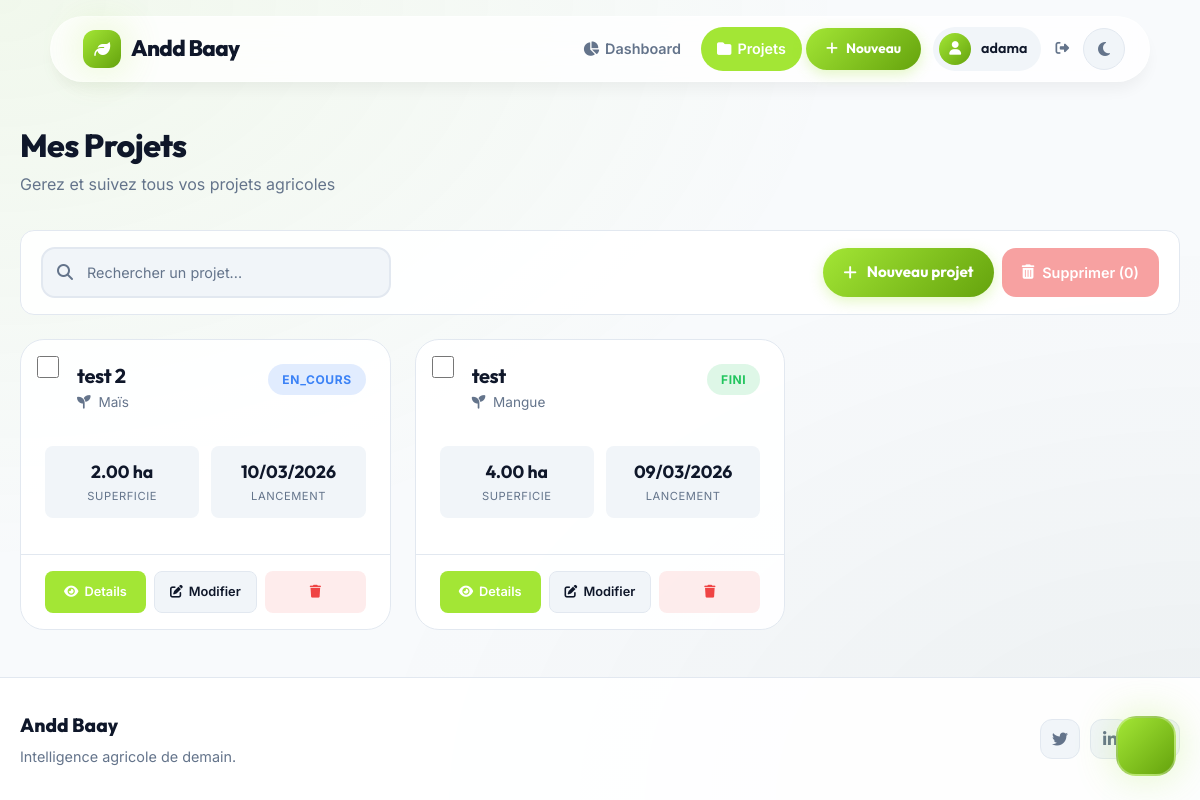
Page /liste-projets/ (signed in) on the earlier database version.
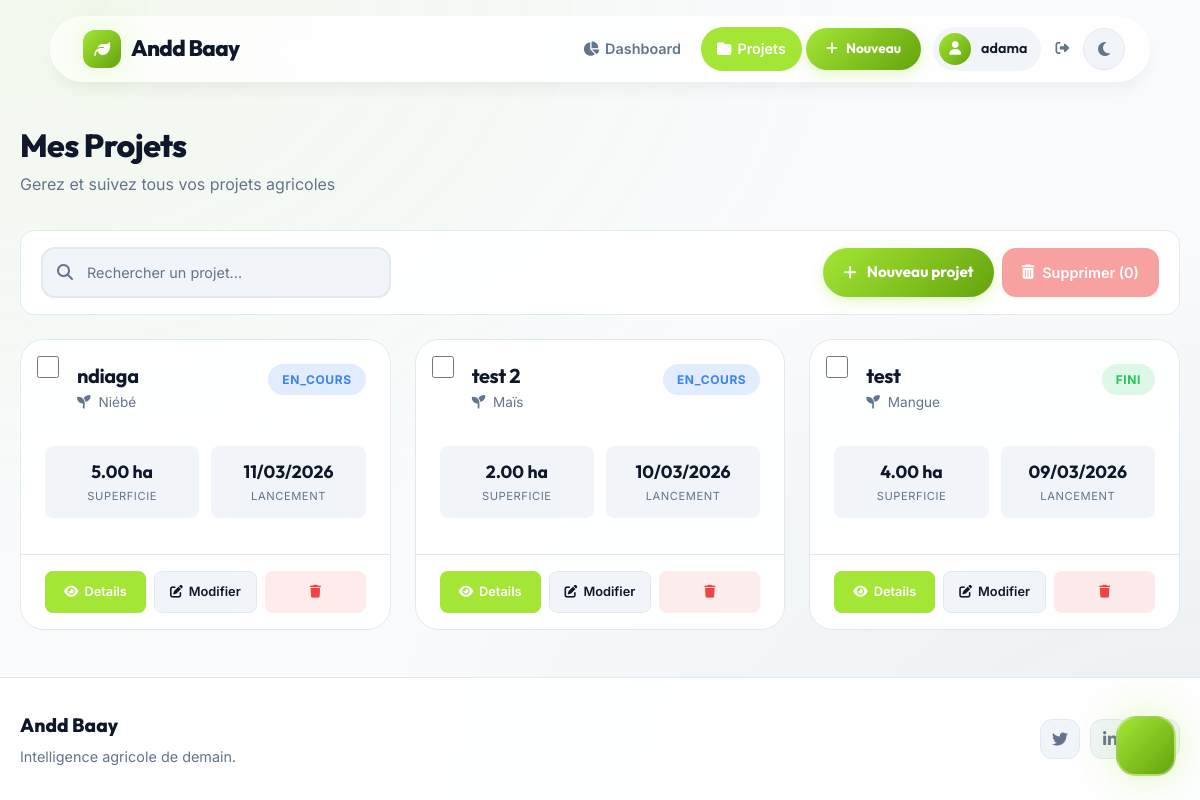
Same page on the later database version.
### baay/models.py (models this page shows, shortened)
class Projet(models.Model):
    STATUT_CHOICES = [
        ('en_cours', 'En cours'),
        ('en_pause', 'En pause'),
        ('fini', 'Fini'),
    ]
    id = models.UUIDField(primary_key=True, default=uuid.uuid4, editable=False)
    nom = models.CharField(max_length=200)
    statut = models.CharField(max_length=20, choices=STATUT_CHOICES, default='en_cours')
    utilisateur = models.ForeignKey(Profile, on_delete=models.CASCADE)
    culture = models.ForeignKey(ProduitAgricole, on_delete=models.CASCADE)
    localite = models.ForeignKey(Localite, on_delete=models.CASCADE)
    superficie = models.DecimalField(max_digits=10, decimal_places=2)
    date_lancement = models.DateField()
    rendement_estime = models.DecimalField(max_digits=10, decimal_places=2, null=True, blank=True)

class ProduitAgricole(models.Model):
    STATUTS = [
        ('En croissance', 'En croissance'),
        ('Récolté', 'Récolté'),
        ('Problème', 'Problème'),
        ('Autre', 'Autre'),
    ]
    id = models.UUIDField(primary_key=True, default=uuid.uuid4, editable=False)
    nom = models.CharField(max_length=100, unique=True)
    description = models.TextField(blank=True, null=True)
    saison = models.CharField(max_length=50, blank=True, null=True)
    prix_par_kg = models.DecimalField(max_digits=10, decimal_places=2, blank=True, null=True)
    apport_nutritionnel = models.TextField(blank=True, null=True)
    quantite_disponible = models.DecimalField(max_digits=10, decimal_places=2, blank=True, null=True)
    periode_recolte = models.CharField(max_length=100, blank=True, null=True)
    duree_avant_recolte = models.IntegerField(blank=True, null=True)
    rendement_moyen = models.DecimalField(max_digits=10, decimal_places=2, blank=True, null=True)
    etat = models.CharField(max_length=100, choices= STATUTS, default='En croissance')

### baay/views.py (the view)
# urls.py: path('liste-projets/', views.liste_projets, name='liste_projets'),
@login_required
def liste_projets(request):
    projets_list = Projet.objects.filter(utilisateur=request.user.profile).order_by('-date_lancement')  # Ordonner par date de lancement
    paginator = Paginator(projets_list, 10)  # Affichez 10 projets par page
    page_number = request.GET.get('page')
    projets = paginator.get_page(page_number)
    return render(request, 'projets/liste_projets.html', {'projets': projets})

### templates/projets/liste_projets.html (shortened to what this page needs)
{% extends 'base.html' %}
{% block content %}
<div class="page-header animate__animated animate__fadeInDown">
    <h1 class="page-title">Mes Projets</h1>
    <p class="page-subtitle">Gerez et suivez tous vos projets agricoles</p>
</div>
<form id="delete-form" method="POST" action="{% url 'supprimer_projets' %}">
    <div class="actions-bar animate__animated animate__fadeInUp">
        <div class="search-box">
            <i class="fas fa-search"></i>
            <input type="text" id="searchInput" placeholder="Rechercher un projet...">
        </div>
        <div class="d-flex gap-2 flex-wrap">
            <a href="{% url 'creer_projet' %}" class="btn-modern btn-primary-modern" style="padding: 12px 20px;">
                <i class="fas fa-plus"></i> Nouveau projet
            </a>
            <button type="submit" class="btn-delete-selection" id="deleteBtn" onclick="return confirm('Confirmer la suppression des projets selectionnes ?');">
                <i class="fas fa-trash-alt"></i>
                <span id="deleteCount">Supprimer (0)</span>
            </button>
        </div>
    </div>
    {% if projets %}
    <div class="projects-grid" id="projectsGrid">
        {% for projet in projets %}
        <div class="project-card animate__animated animate__fadeInUp" style="animation-delay: {{ forloop.counter0|divisibleby:3 }}00ms;" data-name="{{ projet.nom|lower }}" data-culture="{{ projet.culture.nom|lower }}">
            <div class="project-card-checkbox">
                <input type="checkbox" name="projets" value="{{ projet.id }}" class="project-checkbox">
            </div>
            <div class="project-card-header">
                <div>
                    <h3 class="project-card-title">{{ projet.nom }}</h3>
                    <p class="project-card-culture"><i class="fas fa-seedling me-1"></i> {{ projet.culture.nom }}</p>
                </div>
                <span class="project-status status-{{ projet.statut }}">
                    {{ projet.statut|title }}
                </span>
            </div>
            <div class="project-card-body">
                <div class="project-stats">
                    <div class="project-stat">
                        <div class="project-stat-value">{{ projet.superficie }} ha</div>
                        <div class="project-stat-label">Superficie</div>
                    </div>
                    <div class="project-stat">
                        <div class="project-stat-value">{{ projet.date_lancement|date:"d/m/Y" }}</div>
                        <div class="project-stat-label">Lancement</div>
                    </div>
                </div>
            </div>
            <div class="project-card-footer">
                <a href="{% url 'detail_projet' projet.id %}" class="btn-card btn-card-primary">
                    <i class="fas fa-eye"></i> Details
                </a>
                <a href="{% url 'modifier_projet' projet.id %}" class="btn-card btn-card-secondary">
                    <i class="fas fa-edit"></i> Modifier
                </a>
                <a href="{% url 'supprimer_projet' projet.id %}" class="btn-card btn-card-danger" onclick="return confirm('Supprimer ce projet ?');">
                    <i class="fas fa-trash"></i>
                </a>
            </div>
        </div>
        {% endfor %}
    </div>
    {% endif %}
</form>
{% endblock %}

### templates/base.html (shortened to what this page needs)
{% load static %}
<!DOCTYPE html>
<html lang="fr">
<head>
    <link href="https://cdn.jsdelivr.net/npm/bootstrap@5.3.0/dist/css/bootstrap.min.css" rel="stylesheet" />
    <link href="https://cdnjs.cloudflare.com/ajax/libs/font-awesome/6.4.0/css/all.min.css" rel="stylesheet" />
    <link href="https://cdnjs.cloudflare.com/ajax/libs/animate.css/4.1.1/animate.min.css" rel="stylesheet" />
    <link rel="stylesheet" href="https://unpkg.com/leaflet@1.9.4/dist/leaflet.css" />
</head>
<body>
    <div class="navbar-wrapper">
        <nav class="navbar navbar-expand-lg navbar-floating animate__animated animate__fadeInDown">
            <div class="container-fluid">
                <a class="navbar-brand" href="{% url 'home' %}">
                    <div class="brand-icon"><i class="fas fa-leaf"></i></div>
                    Andd Baay
                </a>
                <div class="collapse navbar-collapse" id="navbarNav">
                    <ul class="navbar-nav ms-auto align-items-lg-center gap-lg-1 gap-2 mt-3 mt-lg-0">
                        {% if user.is_authenticated %}
                            <li class="nav-item">
                                <a class="nav-link-modern {% if request.resolver_match.url_name == 'dashboard' %}active{% endif %}" href="{% url 'dashboard' %}">
                                    <i class="fas fa-chart-pie"></i> Dashboard
                                </a>
                            </li>
                            <li class="nav-item">
                                <a class="nav-link-modern {% if request.resolver_match.url_name == 'liste_projets' %}active{% endif %}" href="{% url 'liste_projets' %}">
                                    <i class="fas fa-folder"></i> Projets
                                </a>
                            </li>
                            <li class="nav-item me-lg-2">
                                <a class="btn-nav btn-nav-primary" href="{% url 'creer_projet' %}">
                                    <i class="fas fa-plus"></i> Nouveau
                                </a>
                            </li>
                            <li class="nav-item">
                                <a href="{% url 'profil' %}" class="user-avatar text-decoration-none">
                                    <div class="user-avatar-icon">
                                        <i class="fas fa-user"></i>
                                    </div>
                                    <span class="user-avatar-name">{{ user.first_name|default:user.username }}</span>
                                </a>
                            </li>
                            <li class="nav-item">
                                <a class="btn-nav btn-nav-ghost" href="{% url 'logout' %}" title="Deconnexion">
                                    <i class="fas fa-sign-out-alt"></i>
                                </a>
                            </li>
                        {% endif %}
                        <li class="nav-item d-none d-lg-block">
                            <button id="themeToggle" class="theme-toggle" aria-label="Changer de theme">
                                <i class="fas fa-moon icon-moon"></i>
                            </button>
                        </li>
                    </ul>
                </div>
            </div>
        </nav>
    </div>
    <main>
        <div class="container-modern animate__animated animate__fadeIn">
            {% block content %}
            {% endblock %}
        </div>
    </main>
    <footer>
        <div class="container-modern">
            <div class="footer-content">
                <div>
                    <div class="footer-brand">Andd Baay</div>
                    <p class="footer-tagline mb-0">Intelligence agricole de demain.</p>
                </div>
                <div class="social-links">
                    <a href="#" aria-label="Twitter"><i class="fab fa-twitter"></i></a>
                    <a href="#" aria-label="LinkedIn"><i class="fab fa-linkedin-in"></i></a>
                    <a href="#" aria-label="Instagram"><i class="fab fa-instagram"></i></a>
                </div>
            </div>
        </div>
    </footer>
    <div class="chat-bubble-container">
        <div class="chat-bubble" id="chatBubble">
        </div>
    </div>
</body>
</html>

### templates/projets/liste_projets.html (style rules this page uses)
.page-header { margin-bottom: 32px; }
.page-title { font-size: 2rem; font-weight: 800; color: var(--text-main); margin-bottom: 8px; }
.page-subtitle { color: var(--text-muted); font-size: 1rem; }
.actions-bar { display: flex; flex-wrap: wrap; gap: 12px; align-items: center; justify-content: space-between; margin-bottom: 24px; padding: 16px 20px; background: var(--card-bg); border: 1px solid var(--border-color); border-radius: var(--radius-input); }
.search-box { position: relative; flex: 1; min-width: 200px; max-width: 350px; }
.search-box input { width: 100%; padding: 12px 16px 12px 44px; border: 2px solid var(--border-color); border-radius: var(--radius-input); background: var(--bg-secondary); color: var(--text-main); font-size: 0.9rem; transition: all var(--transition-fast); }
.search-box input::placeholder { color: var(--text-muted); }
.search-box i { position: absolute; left: 16px; top: 50%; transform: translateY(-50%); color: var(--text-muted); }
.btn-delete-selection { padding: 12px 20px; background: var(--danger); color: white; border: none; border-radius: var(--radius-input); font-weight: 600; font-size: 0.9rem; cursor: pointer; transition: all var(--transition); display: flex; align-items: center; gap: 8px; opacity: 0.5; pointer-events: none; }
.projects-grid { display: grid; grid-template-columns: repeat(auto-fill, minmax(340px, 1fr)); gap: 24px; }
.project-card { background: var(--card-bg); border: 1px solid var(--border-color); border-radius: var(--radius-card); overflow: hidden; transition: all var(--transition); position: relative; }
.project-card-checkbox { position: absolute; top: 16px; left: 16px; z-index: 10; }
.project-card-checkbox input { width: 22px; height: 22px; border-radius: 6px; border: 2px solid var(--border-color); background: var(--card-bg-solid); cursor: pointer; transition: all var(--transition-fast); accent-color: var(--accent); }
.project-card-header { padding: 24px 24px 16px; display: flex; justify-content: space-between; align-items: flex-start; }
.project-card-title { font-family: var(--font-display); font-size: 1.25rem; font-weight: 700; color: var(--text-main); margin: 0 0 4px 0; padding-left: 32px; }
.project-card-culture { font-size: 0.85rem; color: var(--text-muted); padding-left: 32px; }
.project-status { padding: 6px 14px; border-radius: var(--radius-pill); font-size: 0.75rem; font-weight: 700; text-transform: uppercase; letter-spacing: 0.05em; }
.status-en_cours { background: rgba(59, 130, 246, 0.15); color: #3b82f6; }
.status-fini { background: rgba(34, 197, 94, 0.15); color: #22c55e; }
.project-card-body { padding: 0 24px 20px; }
.project-stats { display: grid; grid-template-columns: repeat(2, 1fr); gap: 12px; margin-bottom: 16px; }
.project-stat { background: var(--bg-secondary); padding: 12px; border-radius: var(--radius-sm); text-align: center; }
.project-stat-value { font-family: var(--font-display); font-size: 1.1rem; font-weight: 700; color: var(--text-main); }
.project-stat-label { font-size: 0.7rem; color: var(--text-muted); text-transform: uppercase; letter-spacing: 0.05em; margin-top: 2px; }
.project-card-footer { padding: 16px 24px; border-top: 1px solid var(--border-color); display: flex; gap: 8px; flex-wrap: wrap; }
.btn-card { flex: 1; min-width: 80px; padding: 10px 14px; border-radius: var(--radius-sm); font-size: 0.8rem; font-weight: 600; text-align: center; transition: all var(--transition-fast); display: flex; align-items: center; justify-content: center; gap: 6px; text-decoration: none; border: none; cursor: pointer; }
.btn-card-primary { background: var(--accent); color: var(--text-inverse); }
.btn-card-secondary { background: var(--bg-secondary); color: var(--text-main); border: 1px solid var(--border-color); }
.btn-card-danger { background: rgba(239, 68, 68, 0.1); color: var(--danger); }

Differences in the rows shown:
added Projet: nom "ndiaga", culture.nom "Niébé", statut "EN_COURS", superficie "5.00", date_lancement "11/03/2026"
